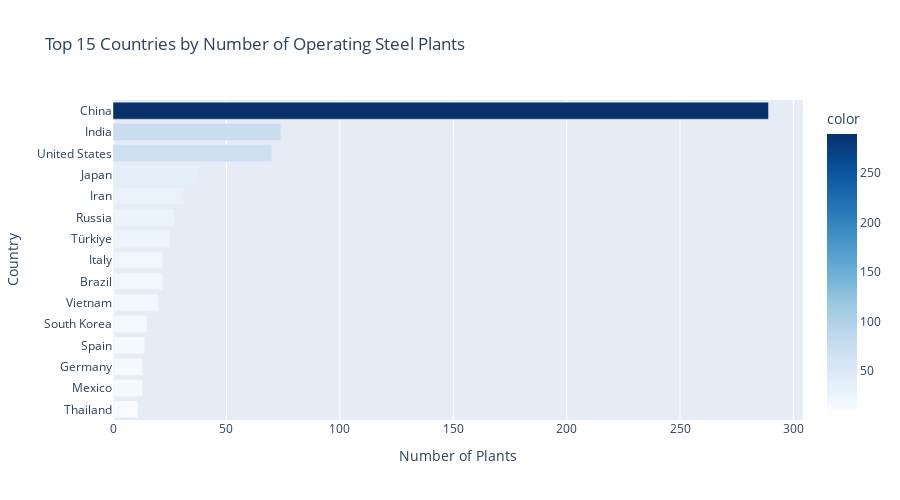
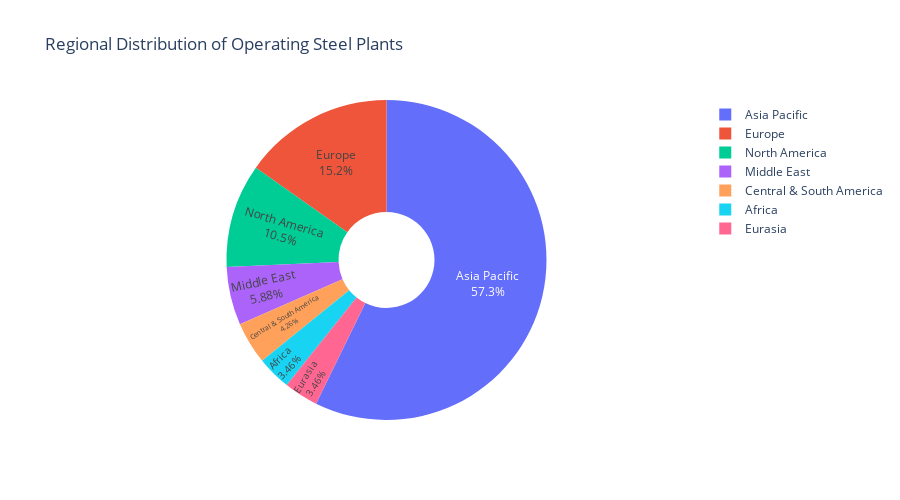

The code cell stored with these charts, in order, in its notebook:
### Markdown cell above
### Question 3: Geographic Distribution
**Task:** Analyze the geographic distribution of steel plants.
- Which countries/regions have the most steel plants?
- What is the distribution of plants by company?

### Code cell
plants_by_country = df['Country/Area'].value_counts()
plants_by_region = df['Region'].value_counts()

print("Top 15 Countries by Number of Operating Steel Plants:\n")
print(plants_by_country.head(15))
print(f"\nTotal countries: {len(plants_by_country)}")

print("Plants by Region:\n")
print(plants_by_region.sort_values(ascending=False))

top_15_countries = plants_by_country.head(15)
fig1 = px.bar(
    x=top_15_countries.values,
    y=top_15_countries.index,
    orientation='h',
    title='Top 15 Countries by Number of Operating Steel Plants',
    labels={'x': 'Number of Plants', 'y': 'Country'},
    color=top_15_countries.values,
    color_continuous_scale='Blues'
)
fig1.update_layout(yaxis={'categoryorder': 'total ascending'}, showlegend=False, height=500)
fig1.show()

fig2 = px.pie(
    values=plants_by_region.values,
    names=plants_by_region.index,
    title='Regional Distribution of Operating Steel Plants',
    hole=0.3
)
fig2.update_traces(textposition='inside', textinfo='percent+label')
fig2.update_layout(height=500)
fig2.show()

print(f"\nKey Insights:")
print(f"  • China leads with {plants_by_country.iloc[0]} plants ({plants_by_country.iloc[0]/len(df)*100:.1f}% of total)")
print(f"  • Top 5 countries account for {plants_by_country.head(5).sum()} plants ({plants_by_country.head(5).sum()/len(df)*100:.1f}% of total)")
print(f"  • {plants_by_region.idxmax()} has the most plants with {plants_by_region.max()}")

### Figure 1 — Plotly figure (JSON) as saved in the notebook; plotly's stock layout.template omitted (floating-point values rounded to 4 significant figures)
{"data": [{"hovertemplate": "Number of Plants=%{x}<br>Country=%{y}<br>color=%{marker.color}<extra></extra>", "legendgroup": "", "marker": {"color": [289, 74, 70, 38, 31, 27, 25, 22, 22, 20, 15, 14, 13, 13, 11], "coloraxis": "coloraxis", "pattern": {"shape": ""}}, "name": "", "orientation": "h", "showlegend": false, "textposition": "auto", "type": "bar", "x": [289, 74, 70, 38, 31, 27, 25, 22, 22, 20, 15, 14, 13, 13, 11], "xaxis": "x", "y": ["China", "India", "United States", "Japan", "Iran", "Russia", "Türkiye", "Brazil", "Italy", "Vietnam", "South Korea", "Spain", "Mexico", "Germany", "Thailand"], "yaxis": "y"}], "layout": {"barmode": "relative", "coloraxis": {"colorbar": {"title": {"text": "color"}}, "colorscale": [[0, "rgb(247,251,255)"], [0.125, "rgb(222,235,247)"], [0.25, "rgb(198,219,239)"], [0.375, "rgb(158,202,225)"], [0.5, "rgb(107,174,214)"], [0.625, "rgb(66,146,198)"], [0.75, "rgb(33,113,181)"], [0.875, "rgb(8,81,156)"], [1, "rgb(8,48,107)"]]}, "height": 500, "legend": {"tracegroupgap": 0}, "showlegend": false, "title": {"text": "Top 15 Countries by Number of Operating Steel Plants"}, "xaxis": {"anchor": "y", "domain": [0, 1], "title": {"text": "Number of Plants"}}, "yaxis": {"anchor": "x", "categoryorder": "total ascending", "domain": [0, 1], "title": {"text": "Country"}}}}

### Figure 2 — Plotly figure (JSON) as saved in the notebook; plotly's stock layout.template omitted (floating-point values rounded to 4 significant figures)
{"data": [{"domain": {"x": [0, 1], "y": [0, 1]}, "hole": 0.3, "hovertemplate": "label=%{label}<br>value=%{value}<extra></extra>", "labels": ["Asia Pacific", "Europe", "North America", "Middle East", "Central & South America", "Africa", "Eurasia"], "legendgroup": "", "name": "", "showlegend": true, "textinfo": "percent+label", "textposition": "inside", "type": "pie", "values": [497, 132, 91, 51, 37, 30, 30]}], "layout": {"height": 500, "legend": {"tracegroupgap": 0}, "title": {"text": "Regional Distribution of Operating Steel Plants"}}}
